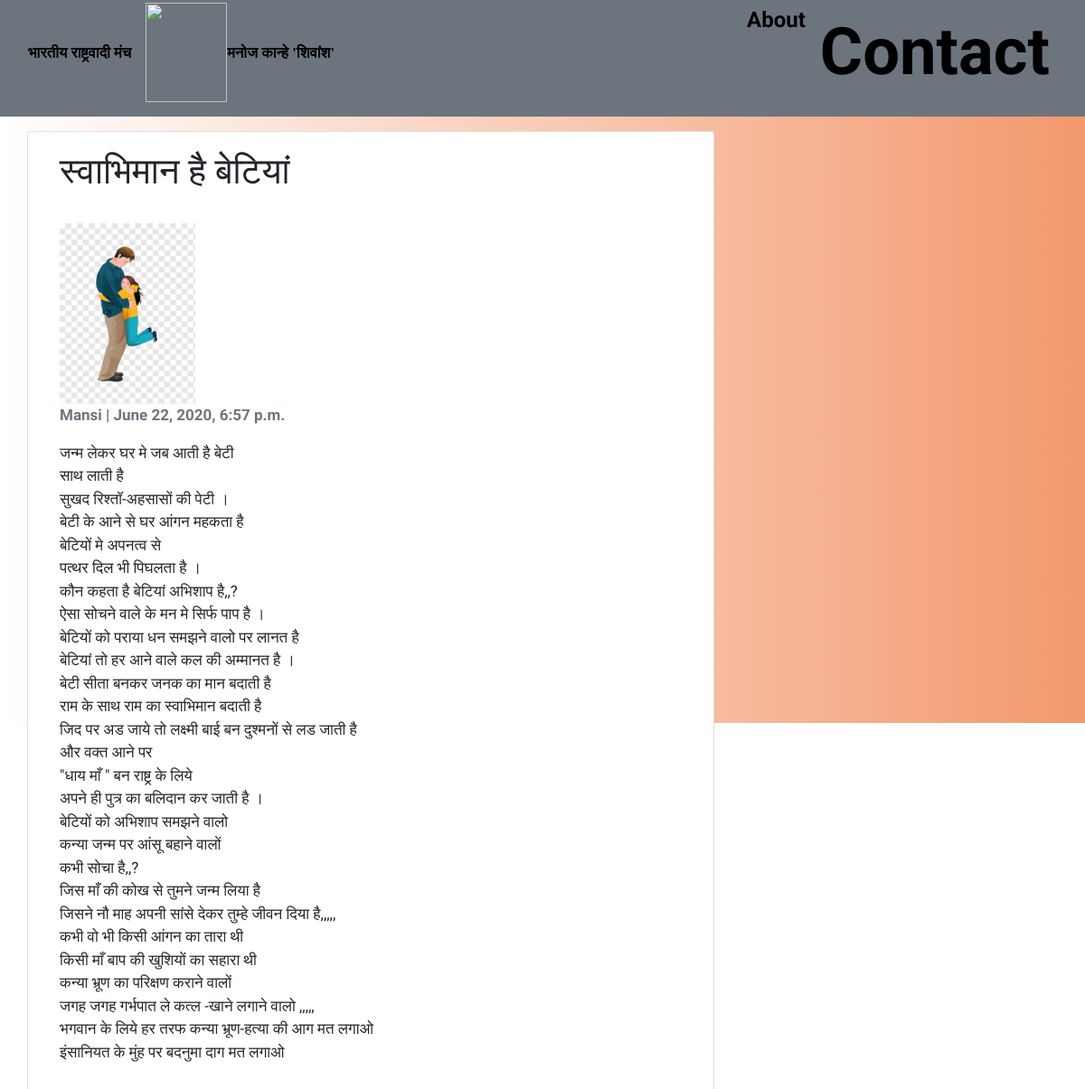
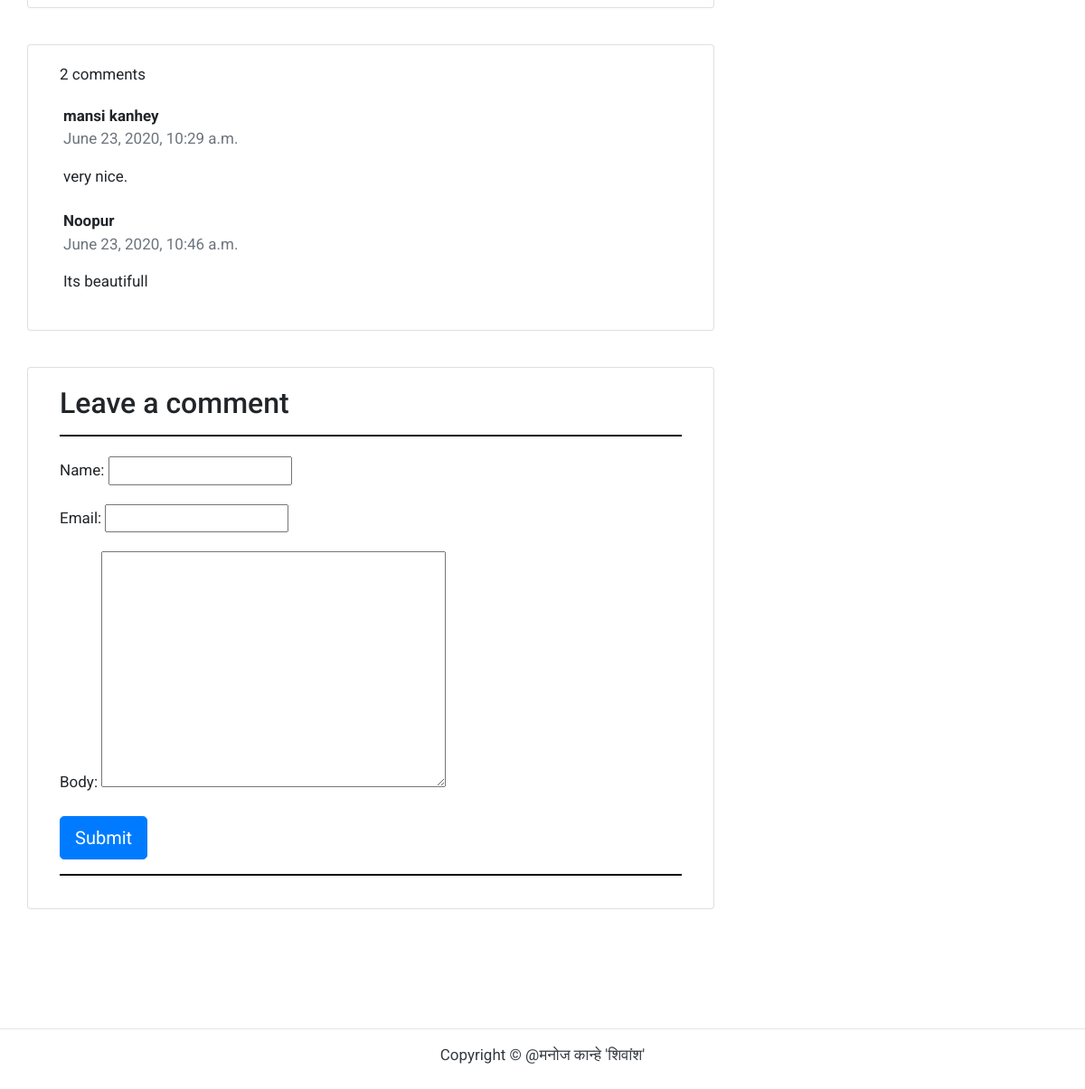
The app's page /blog-4/ with its own data (2 pictures, top to bottom).
### blog/models.py (models this page shows, shortened)
class Post(models.Model):
    title = models.CharField(max_length=200, unique=True)
    slug = models.SlugField(max_length=200, unique=True)
    author = models.ForeignKey(User, on_delete= models.CASCADE)
    updated_on = models.DateTimeField(auto_now= True)
    content = models.TextField()
    created_on = models.DateTimeField(auto_now_add=True)
    status = models.IntegerField(choices=STATUS, default=0)
    logo = models.FileField()
    class Meta:
        ordering = ['-created_on']

class Comment(models.Model):
    post = models.ForeignKey(Post,on_delete=models.CASCADE,related_name='comments')
    name = models.CharField(max_length=80)
    email = models.EmailField()
    body = models.TextField()
    created_on = models.DateTimeField(auto_now_add=True)
    active = models.BooleanField(default=False)
    class Meta:
        ordering = ['created_on']

### blog/views.py (the view)
# urls.py: path('<slug:slug>/', views.detail, name='detail'),
def detail(request, slug):
    template_name = "blog/detail.html"
    post = get_object_or_404(Post, slug=slug)
    comments = post.comments.filter(active=True)
    new_comment = None
    if request.method == 'POST':
        comment_form = CommentForm(data=request.POST)
        if comment_form.is_valid():
            new_comment = comment_form.save(commit=False)
            new_comment.post = post
            new_comment.save()
    else:
        comment_form = CommentForm()
    return render(request, template_name, {'post': post,
                                           'comments': comments,
                                           'new_comment': new_comment,
                                           'comment_form': comment_form})

### blog/forms.py
class CommentForm(forms.ModelForm):
    class Meta:
        model = Comment
        fields = ('name', 'email', 'body')

### blog/templates/blog/detail.html (shortened to what this page needs)
{% extends 'blog/base.html' %}
{% block content %}
<div class="container">
  <div class="row">
    <div class="col-md-8 card mb-4  mt-3 left  top">
      <div class="card-body">
        <h1>{% block title %} {{ post.title }}  {% endblock title %}</h1>
                    <a href="{% url 'blog:detail' post.id %}"><br>
                        {% if post.logo %}
                            <img src="{{ post.logo.url }}" class="img-responsive" height="200vh" width="150vw">
                        {% else %}
                            <h3>No image to display</h3>
                        {% endif %}
                    </a>
        <p class=" text-muted" style="font-weight: bolder; color: black;">{{ post.author }} | {{ post.created_on }}</p>
        <p class="card-text ">{{ post.content | linebreaks }}</p>
      </div>
    </div>
    <div class="col-md-8 card mb-4  mt-3 ">
      <div class="card-body" style="width: fit-content;">
        <p>{{ comments.count }} comments</p>
        {% for comment in comments %}
        <div class="comments" style="padding: 0.5vh;">
          <p class="font-weight-bold">
            {{ comment.name }}<br>
            <span class=" text-muted font-weight-normal">
              {{ comment.created_on }}
            </span>
          </p>
          {{ comment.body | linebreaks }}
        </div>
        {% endfor %}
      </div>
    </div>
    <div class="col-md-8 card mb-4  mt-3 ">
      <div class="card-body">
        {% if new_comment %}
        <div class="alert alert-success" role="alert" style="font-size: 3vh;">
          Your comment is awaiting moderation
        </div>
        {% else %}
        <h3 style="font-size: 4vh;">Leave a comment</h3>
        <hr style=" border: 0.1vh solid rgb(8, 8, 8);">
        <form method="post" style="margin-top: 1.3em;">
          {{ comment_form.as_p }}
          <button type="submit" class="btn btn-primary  btn-lg">Submit</button>
          <hr style=" border: 0.1vh solid rgb(8, 8, 8);">
        </form>
        {% endif %}
      </div>
    </div>
  </div>
</div>
{% endblock content %}

### blog/static/blog/style.css (style rules this page uses)
body { background: white url("images/back1.jpg"); background-repeat: no-repeat; background-size: cover; font-family: 'Balsamiq Sans', cursive; }

### blog/templates/blog/base.html (style rules this page uses)
body { font-family: "Roboto", sans-serif; font-size: 17px; background-image: linear-gradient(to right, rgba(250, 222, 209, 0), rgb(243, 152, 109)); }

### records on screen
Post: title "स्वाभिमान है बेटियां", logo (picture), author "Mansi", created_on "June 22, 2020, 6:57 p.m.", content "जन्म लेकर घर मे जब आती है बेटी साथ लाती है सुखद रिश्तॉ-अहसासों की पेटी । बेटी के आने से घर आंगन महकता है बेटियों मे अपनत्व से पत्थर दिल भी पिघलता है । कौन कहता है बेटियां अभिशाप है,,? ऐसा सोचने वाले के मन मे सिर्फ पाप है । बेटियों को पराया धन समझने वालो पर लानत है बेटियां तो हर आने वाले कल की अम्मानत है । बेटी सीता बनकर जनक का मान बदाती है राम के साथ राम का स्वाभिमान बदाती है जिद पर अड जाये तो लक्ष्मी बाई बन दुश्मनों से लड जाती है और वक्त आने पर \"धाय माँ \" बन राष्ट्र के लिये अपने ही पुत्र का बलिदान कर जाती है । बेटियों को अभिशाप समझने वालो कन्या जन्म पर आंसू बहाने वालों कभी सोचा है,,? जिस माँ की कोख से तुमने जन्म लिया है जिसने नौ माह अपनी सांसे देकर तुम्हे जीवन दिया है,,,,, कभी वो भी किसी…"
Comment: name "mansi kanhey", created_on "June 23, 2020, 10:29 a.m.", body "very nice."
Comment: name "Noopur", created_on "June 23, 2020, 10:46 a.m.", body "Its beautifull"

### other values on screen
{{ comments.count }} "2"
